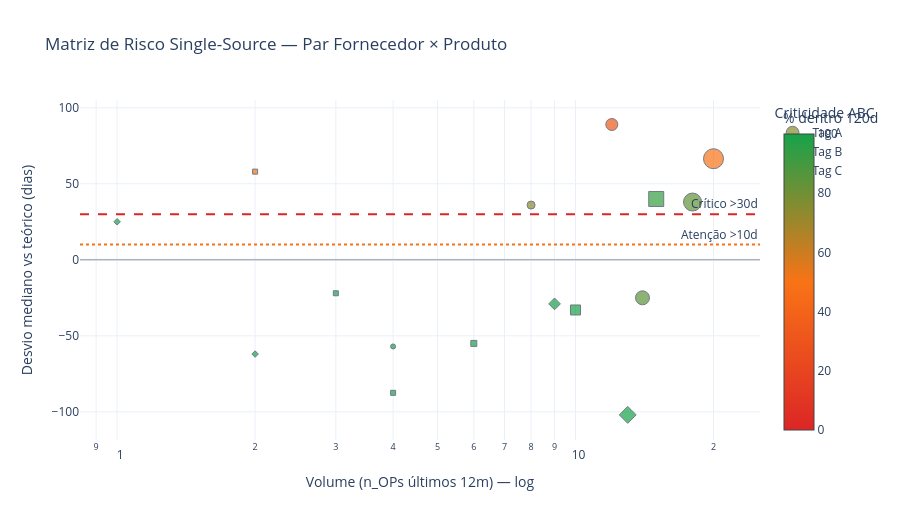

This figure's notebook cell:
### Code cell
# Célula 9 — Nível 3: Risco Single-Source (matriz + tabela fornecedor × produto)

# Identificar produtos single-source
single_source_produtos = df_capacity[df_capacity["num_suppliers_per_product"] == 1][
    ["product_name", "alias", "is_finished_product", "lead_time", "tag_abc"]
].drop_duplicates().rename(columns={"alias": "fornecedor", "lead_time": "lt_teorico"})

# Enriquecer com dados de OPs (lead time realizado, desvio, % no prazo)
ops_por_par = (
    df_ops.groupby(["product_names", "supplier_name", "is_finished_product_order"])
    .agg(
        lt_realizado=("lead_time_realizado", "median"),
        desvio_mediano=("desvio_lt", "median"),
        pct_no_prazo=("dentro_do_prazo", lambda x: x.mean() * 100),
        n_ops=("op_code", "count"),
    )
    .reset_index()
    .rename(columns={
        "product_names": "product_name",
        "supplier_name": "fornecedor",
        "is_finished_product_order": "is_finished_product",
    })
)

single_source = single_source_produtos.merge(
    ops_por_par, how="left",
    on=["product_name", "fornecedor", "is_finished_product"],
)
single_source["fluxo"] = single_source["is_finished_product"].map({True: "PA", False: "Tri"})


def nivel(row):
    if row.get("tag_abc") in ["A", "B"]:
        if pd.notna(row.get("desvio_mediano")) and row["desvio_mediano"] > CONFIG["threshold_desvio_critico"]:
            return "🔴 Alto"
        if pd.notna(row.get("desvio_mediano")) and row["desvio_mediano"] > CONFIG["threshold_desvio_atencao"]:
            return "🟠 Moderado"
        return "🟡 Acompanhar"
    return "🟢 Baixo"


single_source["nivel_atencao"] = single_source.apply(nivel, axis=1)

# ====== MATRIZ DE RISCO (scatter) ======
matriz = single_source.dropna(subset=["desvio_mediano", "n_ops"]).copy()

simbolo_abc = {"A": "circle", "B": "square", "C": "diamond"}
matriz["simbolo"] = matriz["tag_abc"].map(simbolo_abc).fillna("x")

fig = go.Figure()

for abc in ["A", "B", "C"]:
    sub = matriz[matriz["tag_abc"] == abc]
    if len(sub) == 0:
        continue
    fig.add_trace(go.Scatter(
        x=sub["n_ops"], y=sub["desvio_mediano"],
        mode="markers",
        marker=dict(
            symbol=simbolo_abc[abc],
            size=sub["n_ops"].clip(5, 50),
            color=sub["pct_no_prazo"],
            colorscale=[[0.0, COLORS["status_critico"]],
                        [0.5, COLORS["status_atencao"]],
                        [1.0, COLORS["status_ok"]]],
            cmin=0, cmax=100,
            colorbar=dict(title="% dentro 120d", x=1.02) if abc == "A" else None,
            showscale=(abc == "A"),
            line=dict(width=1, color="#374151"),
        ),
        name=f"Tag {abc}",
        text=sub["fornecedor"].astype(str) + " — " + sub["product_name"].astype(str).str[:30] + " (" + sub["fluxo"].astype(str) + ")",
        hovertemplate=(
            "<b>%{text}</b><br>"
            "n_OPs: %{x}<br>"
            "Desvio: %{y:.0f}d<br>"
            f"Tag ABC: {abc}<extra></extra>"
        ),
    ))

fig.add_hline(y=CONFIG["threshold_desvio_critico"], line_dash="dash",
              line_color=COLORS["status_critico"], annotation_text="Crítico >30d")
fig.add_hline(y=CONFIG["threshold_desvio_atencao"], line_dash="dot",
              line_color=COLORS["status_atencao"], annotation_text="Atenção >10d")
fig.add_hline(y=0, line_color="#374151", line_width=0.5)

fig.update_layout(
    title="Matriz de Risco Single-Source — Par Fornecedor × Produto",
    template=TEMPLATE,
    xaxis=dict(title="Volume (n_OPs últimos 12m) — log", type="log"),
    yaxis=dict(title="Desvio mediano vs teórico (dias)"),
    height=520,
    legend=dict(title="Criticidade ABC"),
)
fig.show()

# ====== TABELA fornecedor × produto ======
display_cols = ["product_name", "fornecedor", "fluxo", "tag_abc",
                "lt_teorico", "lt_realizado", "desvio_mediano", "pct_no_prazo",
                "n_ops", "nivel_atencao"]


def color_fluxo_cell(v):
    if v == "PA":
        return f"background-color:{COLORS['fluxo_pa']}; color:white; font-weight:600; text-align:center"
    if v == "Tri":
        return f"background-color:{COLORS['fluxo_tri']}; color:#374151; font-weight:600; text-align:center"
    return ""


def color_atencao(v):
    if "Alto" in str(v):
        return "background-color:#FEE2E2; font-weight:600"
    if "Moderado" in str(v):
        return "background-color:#FFEDD5"
    if "Acompanhar" in str(v):
        return "background-color:#FEF3C7"
    return ""


ordem_atencao = {"🔴 Alto": 0, "🟠 Moderado": 1, "🟡 Acompanhar": 2, "🟢 Baixo": 3}
single_source["_ord"] = single_source["nivel_atencao"].map(ordem_atencao)
single_source = single_source.sort_values(
    ["_ord", "tag_abc", "desvio_mediano"],
    ascending=[True, True, False],
).drop(columns="_ord")

print(f"📋 Pares Single-Source (fornecedor × produto): {len(single_source)}")
(single_source[display_cols]
    .style
    .map(color_fluxo_cell, subset=["fluxo"])
    .map(color_atencao, subset=["nivel_atencao"])
    .format({
        "lt_teorico": "{:.0f}d",
        "lt_realizado": "{:.0f}d",
        "desvio_mediano": "{:+.0f}d",
        "pct_no_prazo": "{:.1f}%",
    }, na_rep="—")
    .hide(axis="index")
)

### Figure 1 — Plotly figure (JSON) as saved in the notebook; plotly's stock layout.template omitted (floating-point values rounded to 4 significant figures)
{"data": [{"hovertemplate": "<b>%{text}</b><br>n_OPs: %{x}<br>Desvio: %{y:.0f}d<br>Tag ABC: A<extra></extra>", "marker": {"cmax": 100, "cmin": 0, "color": [75.0, 100.0, 84.62, 33.33, 50.0, 83.33], "colorbar": {"title": {"text": "% dentro 120d"}, "x": 1.02}, "colorscale": [[0, "#DC2626"], [0.5, "#F97316"], [1, "#16A34A"]], "line": {"color": "#374151", "width": 1}, "showscale": true, "size": [8.0, 5.0, 14.0, 12.0, 20.0, 18.0], "symbol": "circle"}, "mode": "markers", "name": "Tag A", "text": ["MAURA — Saia Midi Kyoto Feminino (Tri)", "AZZURRA — Future Shorts 200 Masculino (PA)", "BAE BRASIL — Cueca Boxer Comfort Anti Suor  (PA)", "GOAT — Wingsuit Feminino (Tri)", "MAURA — Calça FutureForm Masculino (Tri)", "PIXIE — Maxi Saia NYIN Feminino (Tri)"], "type": "scatter", "x": [8.0, 4.0, 14.0, 12.0, 20.0, 18.0], "y": [36.0, -57.0, -25.0, 89.0, 66.5, 38.0]}, {"hovertemplate": "<b>%{text}</b><br>n_OPs: %{x}<br>Desvio: %{y:.0f}d<br>Tag ABC: B<extra></extra>", "marker": {"cmax": 100, "cmin": 0, "color": [50.0, 100.0, 93.33, 100.0, 100.0, 100.0], "colorscale": [[0, "#DC2626"], [0.5, "#F97316"], [1, "#16A34A"]], "line": {"color": "#374151", "width": 1}, "showscale": false, "size": [5.0, 6.0, 15.0, 5.0, 5.0, 10.0], "symbol": "square"}, "mode": "markers", "name": "Tag B", "text": ["GOAT — Techsture Vest Feminino (Tri)", "MASH — Cueca Seamless Touch Masculino (PA)", "MALHAS D'STEFANO — Spectrum Socks Low 2.0 (PA)", "BAE BRASIL — Skin Cropped Feminino (PA)", "ARTIGO X — Boné Outdoors (PA)", "BAE BRASIL — Skin Cropped Long Sleeve Femin (PA)"], "type": "scatter", "x": [2.0, 6.0, 15.0, 3.0, 4.0, 10.0], "y": [58.0, -55.0, 40.0, -22.0, -87.5, -33.0]}, {"hovertemplate": "<b>%{text}</b><br>n_OPs: %{x}<br>Desvio: %{y:.0f}d<br>Tag ABC: C<extra></extra>", "marker": {"cmax": 100, "cmin": 0, "color": [100.0, 100.0, 100.0, 100.0], "colorscale": [[0, "#DC2626"], [0.5, "#F97316"], [1, "#16A34A"]], "line": {"color": "#374151", "width": 1}, "showscale": false, "size": [13.0, 9.0, 5.0, 5.0], "symbol": "diamond"}, "mode": "markers", "name": "Tag C", "text": ["ARTIGO X — Boné Sixx (PA)", "BAE BRASIL — SneakIN Socks (PA)", "CLARA BELLA — Modern Top Feminino (PA)", "CLARA BELLA — Shorts Esportivo Serotonin Fem (PA)"], "type": "scatter", "x": [13.0, 9.0, 2.0, 1.0], "y": [-102.0, -29.0, -62.0, 25.0]}], "layout": {"annotations": [{"showarrow": false, "text": "Crítico >30d", "x": 1, "xanchor": "right", "xref": "x domain", "y": 30, "yanchor": "bottom", "yref": "y"}, {"showarrow": false, "text": "Atenção >10d", "x": 1, "xanchor": "right", "xref": "x domain", "y": 10, "yanchor": "bottom", "yref": "y"}], "height": 520, "legend": {"title": {"text": "Criticidade ABC"}}, "shapes": [{"line": {"color": "#DC2626", "dash": "dash"}, "type": "line", "x0": 0, "x1": 1, "xref": "x domain", "y0": 30, "y1": 30, "yref": "y"}, {"line": {"color": "#F97316", "dash": "dot"}, "type": "line", "x0": 0, "x1": 1, "xref": "x domain", "y0": 10, "y1": 10, "yref": "y"}, {"line": {"color": "#374151", "width": 0.5}, "type": "line", "x0": 0, "x1": 1, "xref": "x domain", "y0": 0, "y1": 0, "yref": "y"}], "title": {"text": "Matriz de Risco Single-Source — Par Fornecedor × Produto"}, "xaxis": {"title": {"text": "Volume (n_OPs últimos 12m) — log"}, "type": "log"}, "yaxis": {"title": {"text": "Desvio mediano vs teórico (dias)"}}}}
